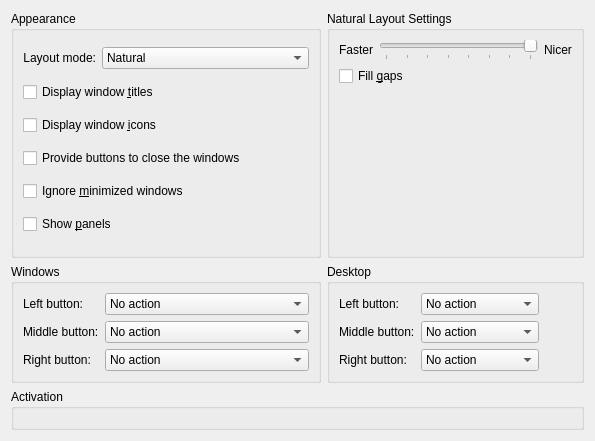
<?xml version="1.0" encoding="UTF-8"?>
<ui version="4.0">
 <class>KWin::PresentWindowsEffectConfigForm</class>
 <widget class="QWidget" name="KWin::PresentWindowsEffectConfigForm">
  <property name="geometry">
   <rect>
    <x>0</x>
    <y>0</y>
    <width>595</width>
    <height>441</height>
   </rect>
  </property>
  <layout class="QGridLayout" name="gridLayout">
   <item row="2" column="0" colspan="2">
    <widget class="QGroupBox" name="groupBox_2">
     <property name="title">
      <string>Activation</string>
     </property>
     <layout class="QGridLayout" name="gridLayout_2">
      <item row="0" column="0" colspan="2">
       <widget class="KWin::GlobalShortcutsEditor" name="shortcutEditor" native="true">
        <property name="sizePolicy">
         <sizepolicy hsizetype="Preferred" vsizetype="Preferred">
          <horstretch>0</horstretch>
          <verstretch>0</verstretch>
         </sizepolicy>
        </property>
       </widget>
      </item>
     </layout>
    </widget>
   </item>
   <item row="0" column="1">
    <widget class="QGroupBox" name="groupBox_3">
     <property name="title">
      <string>Natural Layout Settings</string>
     </property>
     <layout class="QGridLayout" name="gridLayout_4">
      <item row="1" column="0" colspan="3">
       <widget class="QCheckBox" name="kcfg_FillGaps">
        <property name="text">
         <string>Fill &amp;gaps</string>
        </property>
       </widget>
      </item>
      <item row="2" column="0" colspan="3">
       <spacer name="verticalSpacer">
        <property name="orientation">
         <enum>Qt::Vertical</enum>
        </property>
        <property name="sizeHint" stdset="0">
         <size>
          <width>20</width>
          <height>40</height>
         </size>
        </property>
       </spacer>
      </item>
      <item row="0" column="0">
       <widget class="QLabel" name="label_6">
        <property name="text">
         <string>Faster</string>
        </property>
       </widget>
      </item>
      <item row="0" column="1">
       <widget class="QSlider" name="kcfg_Accuracy">
        <property name="minimumSize">
         <size>
          <width>130</width>
          <height>0</height>
         </size>
        </property>
        <property name="minimum">
         <number>1</number>
        </property>
        <property name="maximum">
         <number>8</number>
        </property>
        <property name="singleStep">
         <number>1</number>
        </property>
        <property name="pageStep">
         <number>1</number>
        </property>
        <property name="value">
         <number>1</number>
        </property>
        <property name="tracking">
         <bool>true</bool>
        </property>
        <property name="orientation">
         <enum>Qt::Horizontal</enum>
        </property>
        <property name="invertedAppearance">
         <bool>true</bool>
        </property>
        <property name="invertedControls">
         <bool>false</bool>
        </property>
        <property name="tickPosition">
         <enum>QSlider::TicksBelow</enum>
        </property>
       </widget>
      </item>
      <item row="0" column="2">
       <widget class="QLabel" name="label_5">
        <property name="text">
         <string>Nicer</string>
        </property>
       </widget>
      </item>
     </layout>
    </widget>
   </item>
   <item row="1" column="0">
    <widget class="QGroupBox" name="groupBox_4">
     <property name="title">
      <string>Windows</string>
     </property>
     <layout class="QFormLayout" name="formLayout">
      <item row="0" column="0">
       <widget class="QLabel" name="label_2">
        <property name="text">
         <string>Left button:</string>
        </property>
        <property name="buddy">
         <cstring>kcfg_LeftButtonWindow</cstring>
        </property>
       </widget>
      </item>
      <item row="0" column="1">
       <widget class="KComboBox" name="kcfg_LeftButtonWindow">
        <item>
         <property name="text">
          <string>No action</string>
         </property>
        </item>
        <item>
         <property name="text">
          <string>Activate window</string>
         </property>
        </item>
        <item>
         <property name="text">
          <string>End effect</string>
         </property>
        </item>
        <item>
         <property name="text">
          <string>Bring window to current desktop</string>
         </property>
        </item>
        <item>
         <property name="text">
          <string>Send window to all desktops</string>
         </property>
        </item>
        <item>
         <property name="text">
          <string>(Un-)Minimize window</string>
         </property>
        </item>
       </widget>
      </item>
      <item row="1" column="0">
       <widget class="QLabel" name="label_4">
        <property name="text">
         <string>Middle button:</string>
        </property>
        <property name="buddy">
         <cstring>kcfg_MiddleButtonWindow</cstring>
        </property>
       </widget>
      </item>
      <item row="1" column="1">
       <widget class="KComboBox" name="kcfg_MiddleButtonWindow">
        <item>
         <property name="text">
          <string>No action</string>
         </property>
        </item>
        <item>
         <property name="text">
          <string>Activate window</string>
         </property>
        </item>
        <item>
         <property name="text">
          <string>End effect</string>
         </property>
        </item>
        <item>
         <property name="text">
          <string>Bring window to current desktop</string>
         </property>
        </item>
        <item>
         <property name="text">
          <string>Send window to all desktops</string>
         </property>
        </item>
        <item>
         <property name="text">
          <string>(Un-)Minimize window</string>
         </property>
        </item>
       </widget>
      </item>
      <item row="2" column="0">
       <widget class="QLabel" name="label_7">
        <property name="text">
         <string>Right button:</string>
        </property>
        <property name="buddy">
         <cstring>kcfg_RightButtonWindow</cstring>
        </property>
       </widget>
      </item>
      <item row="2" column="1">
       <widget class="KComboBox" name="kcfg_RightButtonWindow">
        <item>
         <property name="text">
          <string>No action</string>
         </property>
        </item>
        <item>
         <property name="text">
          <string>Activate window</string>
         </property>
        </item>
        <item>
         <property name="text">
          <string>End effect</string>
         </property>
        </item>
        <item>
         <property name="text">
          <string>Bring window to current desktop</string>
         </property>
        </item>
        <item>
         <property name="text">
          <string>Send window to all desktops</string>
         </property>
        </item>
        <item>
         <property name="text">
          <string>(Un-)Minimize window</string>
         </property>
        </item>
       </widget>
      </item>
     </layout>
    </widget>
   </item>
   <item row="1" column="1">
    <widget class="QGroupBox" name="groupBox_5">
     <property name="title">
      <string comment="@title:group actions when clicking on desktop">Desktop</string>
     </property>
     <layout class="QFormLayout" name="formLayout_2">
      <property name="fieldGrowthPolicy">
       <enum>QFormLayout::ExpandingFieldsGrow</enum>
      </property>
      <item row="0" column="0">
       <widget class="QLabel" name="label_8">
        <property name="text">
         <string>Left button:</string>
        </property>
        <property name="buddy">
         <cstring>kcfg_LeftButtonDesktop</cstring>
        </property>
       </widget>
      </item>
      <item row="0" column="1">
       <widget class="KComboBox" name="kcfg_LeftButtonDesktop">
        <item>
         <property name="text">
          <string>No action</string>
         </property>
        </item>
        <item>
         <property name="text">
          <string>Activate window</string>
         </property>
        </item>
        <item>
         <property name="text">
          <string>End effect</string>
         </property>
        </item>
        <item>
         <property name="text">
          <string>Show desktop</string>
         </property>
        </item>
       </widget>
      </item>
      <item row="1" column="0">
       <widget class="QLabel" name="label_9">
        <property name="text">
         <string>Middle button:</string>
        </property>
        <property name="buddy">
         <cstring>kcfg_MiddleButtonDesktop</cstring>
        </property>
       </widget>
      </item>
      <item row="1" column="1">
       <widget class="KComboBox" name="kcfg_MiddleButtonDesktop">
        <item>
         <property name="text">
          <string>No action</string>
         </property>
        </item>
        <item>
         <property name="text">
          <string>Activate window</string>
         </property>
        </item>
        <item>
         <property name="text">
          <string>End effect</string>
         </property>
        </item>
        <item>
         <property name="text">
          <string>Show desktop</string>
         </property>
        </item>
       </widget>
      </item>
      <item row="2" column="0">
       <widget class="QLabel" name="label_10">
        <property name="text">
         <string>Right button:</string>
        </property>
        <property name="buddy">
         <cstring>kcfg_RightButtonDesktop</cstring>
        </property>
       </widget>
      </item>
      <item row="2" column="1">
       <widget class="KComboBox" name="kcfg_RightButtonDesktop">
        <item>
         <property name="text">
          <string>No action</string>
         </property>
        </item>
        <item>
         <property name="text">
          <string>Activate window</string>
         </property>
        </item>
        <item>
         <property name="text">
          <string>End effect</string>
         </property>
        </item>
        <item>
         <property name="text">
          <string>Show desktop</string>
         </property>
        </item>
       </widget>
      </item>
     </layout>
    </widget>
   </item>
   <item row="0" column="0">
    <widget class="QGroupBox" name="groupBox">
     <property name="title">
      <string>Appearance</string>
     </property>
     <layout class="QGridLayout" name="gridLayout_3">
      <item row="0" column="0">
       <widget class="QLabel" name="label_3">
        <property name="text">
         <string>Layout mode:</string>
        </property>
        <property name="alignment">
         <set>Qt::AlignRight|Qt::AlignTrailing|Qt::AlignVCenter</set>
        </property>
        <property name="buddy">
         <cstring>kcfg_LayoutMode</cstring>
        </property>
       </widget>
      </item>
      <item row="1" column="0" colspan="2">
       <widget class="QCheckBox" name="kcfg_DrawWindowCaptions">
        <property name="text">
         <string>Display window &amp;titles</string>
        </property>
       </widget>
      </item>
      <item row="2" column="0" colspan="2">
       <widget class="QCheckBox" name="kcfg_DrawWindowIcons">
        <property name="text">
         <string>Display window &amp;icons</string>
        </property>
       </widget>
      </item>
      <item row="4" column="0" colspan="2">
       <widget class="QCheckBox" name="kcfg_IgnoreMinimized">
        <property name="text">
         <string>Ignore &amp;minimized windows</string>
        </property>
       </widget>
      </item>
      <item row="5" column="0" colspan="2">
       <widget class="QCheckBox" name="kcfg_ShowPanel">
        <property name="text">
         <string>Show &amp;panels</string>
        </property>
       </widget>
      </item>
      <item row="0" column="1">
       <widget class="KComboBox" name="kcfg_LayoutMode">
        <property name="sizePolicy">
         <sizepolicy hsizetype="Expanding" vsizetype="Fixed">
          <horstretch>0</horstretch>
          <verstretch>0</verstretch>
         </sizepolicy>
        </property>
        <item>
         <property name="text">
          <string>Natural</string>
         </property>
        </item>
        <item>
         <property name="text">
          <string>Regular Grid</string>
         </property>
        </item>
        <item>
         <property name="text">
          <string>Flexible Grid</string>
         </property>
        </item>
       </widget>
      </item>
      <item row="3" column="0" colspan="2">
       <widget class="QCheckBox" name="kcfg_AllowClosingWindows">
        <property name="text">
         <string>Provide buttons to close the windows</string>
        </property>
       </widget>
      </item>
     </layout>
    </widget>
   </item>
  </layout>
 </widget>
 <customwidgets>
  <customwidget>
   <class>KComboBox</class>
   <extends>QComboBox</extends>
   <header>kcombobox.h</header>
  </customwidget>
  <customwidget>
   <class>KWin::GlobalShortcutsEditor</class>
   <extends>QWidget</extends>
   <header location="global">kwineffects.h</header>
   <container>1</container>
  </customwidget>
 </customwidgets>
 <tabstops>
  <tabstop>kcfg_LayoutMode</tabstop>
  <tabstop>kcfg_DrawWindowCaptions</tabstop>
  <tabstop>kcfg_DrawWindowIcons</tabstop>
  <tabstop>kcfg_AllowClosingWindows</tabstop>
  <tabstop>kcfg_IgnoreMinimized</tabstop>
  <tabstop>kcfg_Accuracy</tabstop>
  <tabstop>kcfg_FillGaps</tabstop>
 </tabstops>
 <connections/>
</ui>
